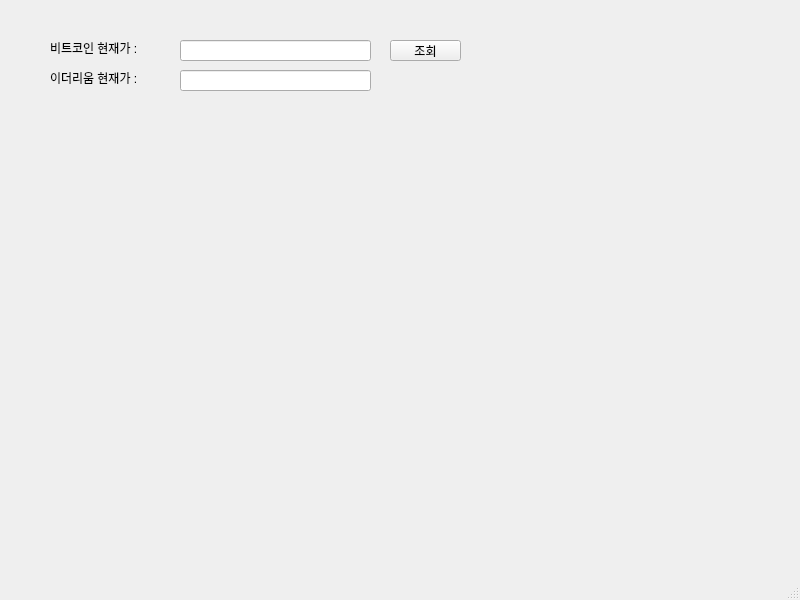
<?xml version="1.0" encoding="UTF-8"?>
<ui version="4.0">
 <class>MainWindow</class>
 <widget class="QMainWindow" name="MainWindow">
  <property name="geometry">
   <rect>
    <x>0</x>
    <y>0</y>
    <width>800</width>
    <height>600</height>
   </rect>
  </property>
  <property name="windowTitle">
   <string>MainWindow</string>
  </property>
  <widget class="QWidget" name="centralwidget">
   <widget class="QPushButton" name="pushButton">
    <property name="geometry">
     <rect>
      <x>390</x>
      <y>40</y>
      <width>71</width>
      <height>21</height>
     </rect>
    </property>
    <property name="text">
     <string>조회</string>
    </property>
   </widget>
   <widget class="QLabel" name="label">
    <property name="geometry">
     <rect>
      <x>50</x>
      <y>40</y>
      <width>111</width>
      <height>16</height>
     </rect>
    </property>
    <property name="text">
     <string>비트코인 현재가 :</string>
    </property>
   </widget>
   <widget class="QLineEdit" name="lineEdit_1">
    <property name="geometry">
     <rect>
      <x>180</x>
      <y>40</y>
      <width>191</width>
      <height>21</height>
     </rect>
    </property>
   </widget>
   <widget class="QLineEdit" name="lineEdit_2">
    <property name="geometry">
     <rect>
      <x>180</x>
      <y>70</y>
      <width>191</width>
      <height>21</height>
     </rect>
    </property>
   </widget>
   <widget class="QLabel" name="label_2">
    <property name="geometry">
     <rect>
      <x>50</x>
      <y>70</y>
      <width>111</width>
      <height>16</height>
     </rect>
    </property>
    <property name="text">
     <string>이더리움 현재가 :</string>
    </property>
   </widget>
  </widget>
  <widget class="QMenuBar" name="menubar">
   <property name="geometry">
    <rect>
     <x>0</x>
     <y>0</y>
     <width>800</width>
     <height>26</height>
    </rect>
   </property>
  </widget>
  <widget class="QStatusBar" name="statusbar"/>
 </widget>
 <resources/>
 <connections/>
</ui>
